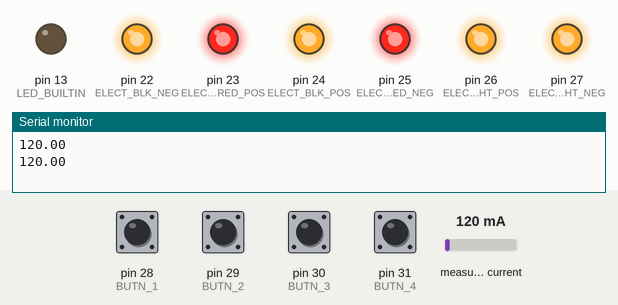
The sketch below on a simulated Arduino Mega 2560, built with avr-gcc and run on an emulated ATmega2560. On the bench: output pins drawn as LEDs (lit = HIGH), the last lines printed to the serial monitor. The test bench sets the inputs (shaded band); at power-on: pin 28 (BUTN_1), pin 29 (BUTN_2), pin 30 (BUTN_3), pin 31 (BUTN_4) LOW, measured current 120 mA.

Above: at 1.2 s.
1.3 s: pin 28 (BUTN_1) pulled HIGH for 1 s
At 3.3 s:
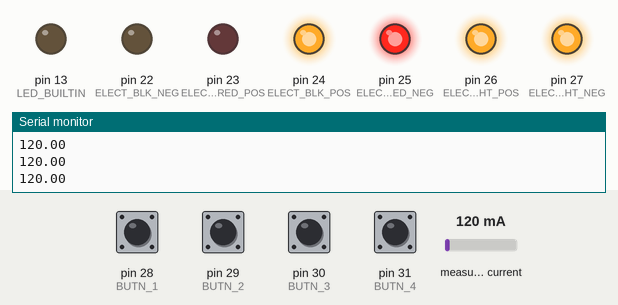
3.8 s: pin 29 (BUTN_2) pulled HIGH for 1 s
At 5.3 s:
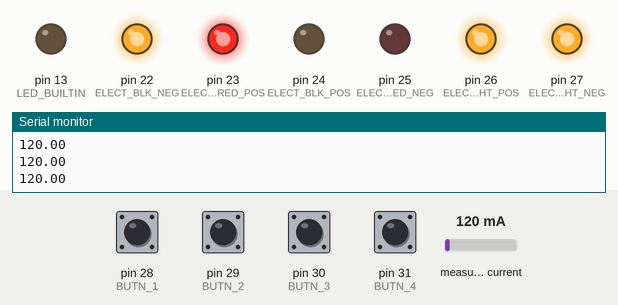
6.3 s: pin 30 (BUTN_3) pulled HIGH for 1 s
At 8.3 s:
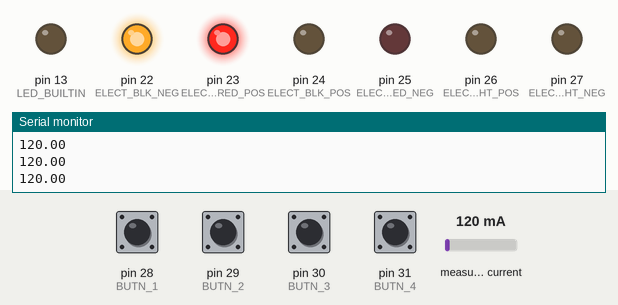
8.8 s: pin 31 (BUTN_4) pulled HIGH for 0.15 s
At 9.4 s:
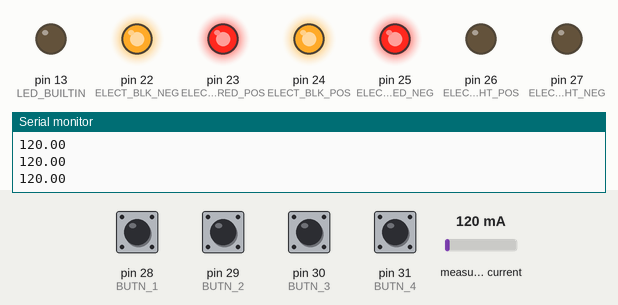
10.4 s: pin 28 (BUTN_1) pulled HIGH for 0.15 s
At 12.1 s:
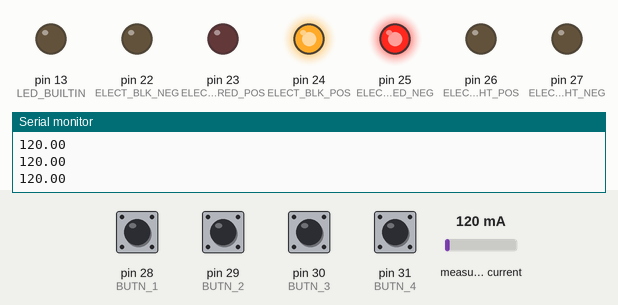
12.4 s: pin 29 (BUTN_2) pulled HIGH for 0.15 s
At 13.8 s:
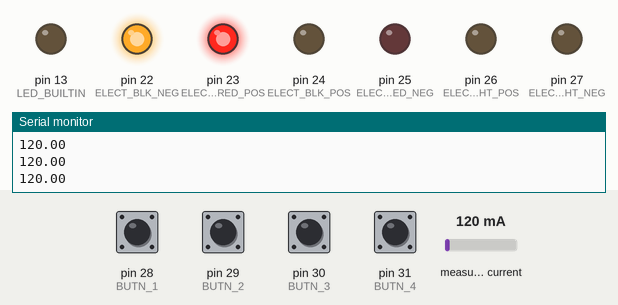
Timing chart, 0 to 15.4 s (numbered marks = the images above; inputs shaded):
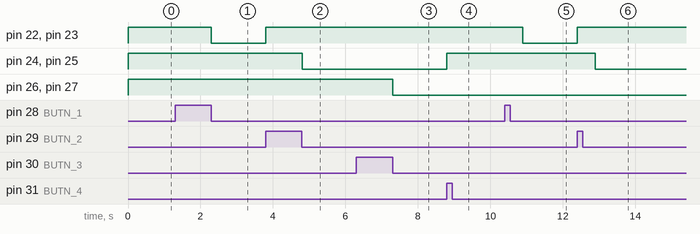

Measured:
- after the input at 1.3 s, pin 22 (ELECT_BLK_NEG), pin 23 (ELECT_RED_POS): HIGH → LOW after 1.0 s
- after the input at 3.8 s, pin 22 (ELECT_BLK_NEG), pin 23 (ELECT_RED_POS): LOW → HIGH at once; pin 24 (ELECT_BLK_POS), pin 25 (ELECT_RED_NEG): HIGH → LOW after 1.0 s
- after the input at 6.3 s, pin 26 (ELECT_WHT_POS), pin 27 (ELECT_WHT_NEG): HIGH → LOW after 1.0 s
- after the input at 8.8 s, pin 24 (ELECT_BLK_POS), pin 25 (ELECT_RED_NEG): LOW → HIGH at once
- after the input at 10.4 s, pin 22 (ELECT_BLK_NEG), pin 23 (ELECT_RED_POS): HIGH → LOW after 0.50 s
- after the input at 12.4 s, pin 22 (ELECT_BLK_NEG), pin 23 (ELECT_RED_POS): LOW → HIGH at once; pin 24 (ELECT_BLK_POS), pin 25 (ELECT_RED_NEG): HIGH → LOW after 0.50 s

The sketch:

gel_stim_driver_current_measure.ino
```cpp
#include <Adafruit_INA219.h>
#include <Wire.h>

#define ELECT_BLK_NEG 22
#define ELECT_BLK_POS 24
#define ELECT_RED_NEG 25
#define ELECT_RED_POS 23
#define ELECT_WHT_NEG 27
#define ELECT_WHT_POS 26
#define BUTN_1 28
#define BUTN_2 29
#define BUTN_3 30
#define BUTN_4 31
#define WHT_DIRCT 33

Adafruit_INA219 ina219;


void setup() {
  // put your setup code here, to run once:

  Serial.begin(9600);

  if (! ina219.begin()) {
    Serial.println("Failed to find INA219 chip");
    while (1) { delay(10); }
  }

  pinMode(ELECT_BLK_NEG, OUTPUT);
  pinMode(ELECT_BLK_POS, OUTPUT);
  pinMode(ELECT_RED_NEG, OUTPUT);
  pinMode(ELECT_RED_POS, OUTPUT);
  pinMode(ELECT_WHT_NEG, OUTPUT);
  pinMode(ELECT_WHT_POS, OUTPUT);
  pinMode(BUTN_1, INPUT);
  pinMode(BUTN_2, INPUT);
  pinMode(BUTN_3, INPUT);
  pinMode(BUTN_4, INPUT);
  pinMode(WHT_DIRCT, INPUT);
  pinMode(LED_BUILTIN, OUTPUT);

  digitalWrite(ELECT_BLK_NEG, !false);
  digitalWrite(ELECT_BLK_POS, !false);
  digitalWrite(ELECT_RED_NEG, !false);
  digitalWrite(ELECT_RED_POS, !false);
  digitalWrite(ELECT_WHT_NEG, !false);
  digitalWrite(ELECT_WHT_POS, !false);

}

bool toggle = false;
long lastOut = 0;

void loop() {
  // put your main code here, to run repeatedly:

  if(digitalRead(BUTN_1)){//gel positive stimulation
    resetStim();
    delay(500);
    digitalWrite(ELECT_BLK_NEG, !true);
    digitalWrite(ELECT_RED_POS, !true);
  }
  else if(digitalRead(BUTN_2)){//gel negative stimulation
    resetStim();
    delay(500);
    digitalWrite(ELECT_BLK_POS, !true);
    digitalWrite(ELECT_RED_NEG, !true);
  }
  else if(digitalRead(BUTN_3)){//gel weight stimulation
    toggle = !toggle;
    delay(500);
    digitalWrite(ELECT_WHT_POS, toggle);
    digitalWrite(ELECT_WHT_NEG, toggle);
  }
  else if(digitalRead(BUTN_4)){//gel reset stimulation
    resetStim();
  }

  if(millis()>lastOut+500){//print the current every 500 milli seconds
    float current = getCurrent();
    //if(current == INFINITY) current = 0;
    long timeStamp = millis();
    Serial.println(current);
    //Serial.print(",");
    //Serial.println(timeStamp);
    lastOut = millis();
  }

}

void resetStim(){
  digitalWrite(ELECT_BLK_NEG, !false);
  digitalWrite(ELECT_BLK_POS, !false);
  digitalWrite(ELECT_RED_NEG, !false);
  digitalWrite(ELECT_RED_POS, !false);
  //digitalWrite(ELECT_WHT_NEG, !false);
  //digitalWrite(ELECT_WHT_POS, !false);
}

String getValues(){// get the values from the current sensor
  float shuntvoltage = 0;
  float busvoltage = 0;
  float current_mA = 0;
  float loadvoltage = 0;
  float power_mW = 0;

  shuntvoltage = ina219.getShuntVoltage_mV();
  busvoltage = ina219.getBusVoltage_V();
  current_mA = ina219.getCurrent_mA();
  power_mW = ina219.getPower_mW();
  loadvoltage = busvoltage + (shuntvoltage / 1000);

  long timeStamp = millis();

  //String result = String(shuntvoltage) + "," + String(busvoltage) + "," + String(current_mA) + "," + String(loadvoltage) + "," + String(power_mW) + "," + String(timeStamp);
  String result = String(current_mA);

  return result;
}

float getCurrent(){// get the values from the current sensor

  float current_mA = 0;

  current_mA = ina219.getCurrent_mA();

  return current_mA;
}
```
